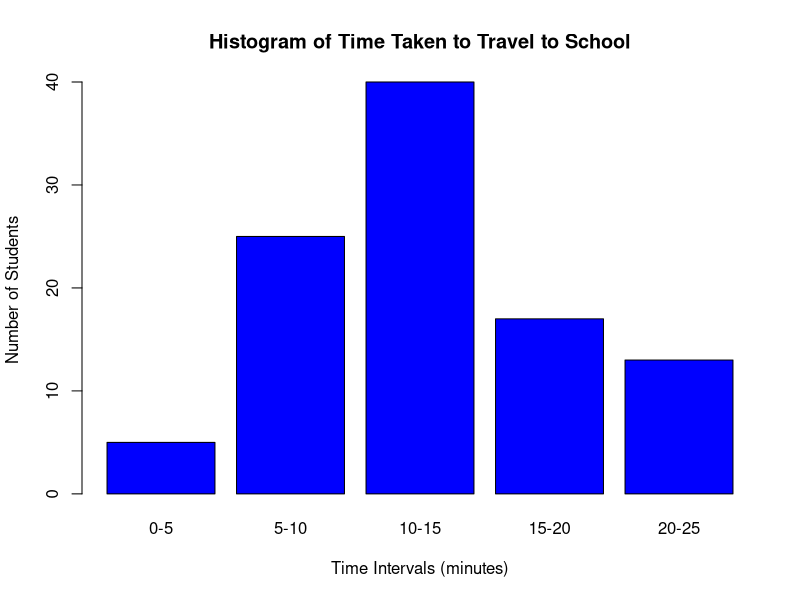
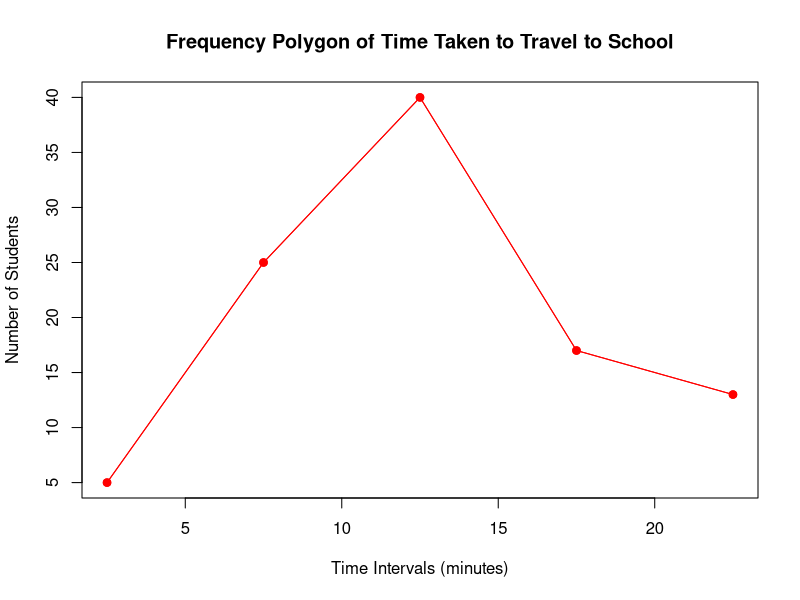

Write the R code that produced these figures, in order.

time_intervals <- c("0-5", "5-10", "10-15", "15-20", "20-25")


students <- c(5, 25, 40, 17, 13)


data <- data.frame(Time = time_intervals, Students = students)


barplot(data$Students, names.arg = data$Time, col = "blue",
        main = "Histogram of Time Taken to Travel to School",
        xlab = "Time Intervals (minutes)", ylab = "Number of Students")

midpoints <- c(2.5, 7.5, 12.5, 17.5, 22.5)


plot(midpoints, students, type = "o", col = "red", pch = 19,
     main = "Frequency Polygon of Time Taken to Travel to School",
     xlab = "Time Intervals (minutes)", ylab = "Number of Students")

points(midpoints, students, col = "red", pch = 19)


lines(midpoints, students, col = "red")

